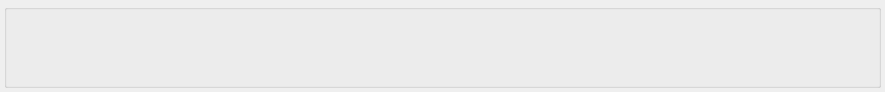
<?xml version="1.0" encoding="UTF-8"?>
<ui version="4.0">
 <class>archiveStatusForm</class>
 <widget class="QWidget" name="archiveStatusForm">
  <property name="geometry">
   <rect>
    <x>0</x>
    <y>0</y>
    <width>885</width>
    <height>92</height>
   </rect>
  </property>
  <property name="windowTitle">
   <string>Archive Status Summary</string>
  </property>
  <layout class="QVBoxLayout" name="verticalLayout">
   <property name="margin">
    <number>4</number>
   </property>
   <item>
    <widget class="QEArchiveStatus" name="qearchivestatus">
     <property name="title">
      <string/>
     </property>
    </widget>
   </item>
  </layout>
 </widget>
 <customwidgets>
  <customwidget>
   <class>QEArchiveStatus</class>
   <extends>QEGroupBox</extends>
   <header>QEArchiveStatus.h</header>
  </customwidget>
  <customwidget>
   <class>QEGroupBox</class>
   <extends>QGroupBox</extends>
   <header>QEGroupBox.h</header>
   <container>1</container>
  </customwidget>
 </customwidgets>
 <resources/>
 <connections/>
</ui>
